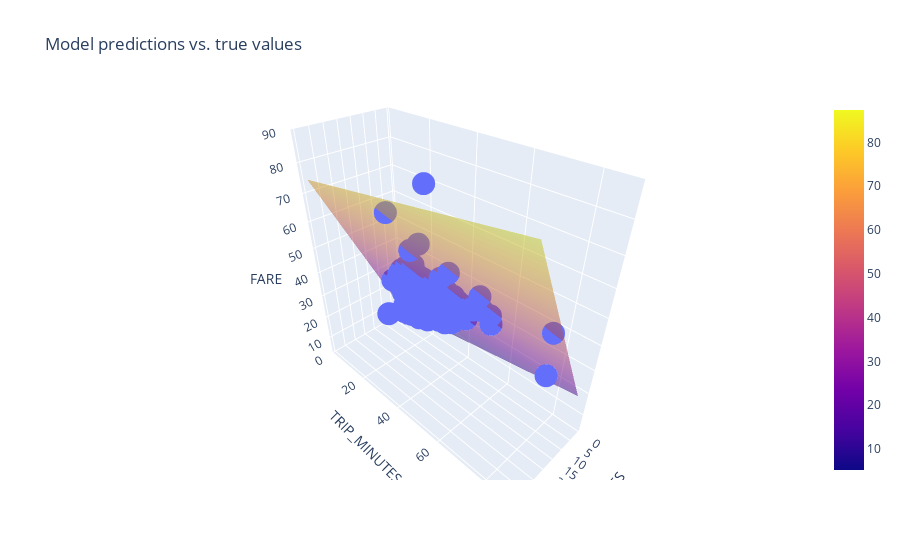

Notebook cell for this chart:
### Markdown cell above
## Train a model with two features

The model you trained with the feature ``TOTAL_MILES`` demonstrates fairly strong predictive power, but is it possible to do better? In this step, try training the model with two features, ``TRIP_MILES`` and ``TRIP_MINUTES``, to see if you can improve the model. You may recall that the original dataset does not include a feature ``TRIP_MINUTES``, but this feature can be easily derived from ``TRIP_SECONDS`` as shown in the code below.*

**Instructions**
1. Review the code in **Experiment 3** code cell.
1. Run the **Experiment 3** code cell.
1. Review the output from the training run and answer these questions:
  * Does the model with two features produce better results than one using a single feature?
  * Does it make a difference if you use ``TRIP_SECONDS`` instead of ``TRIP_MINUTES``?
  * How well do you think the model comes to the ground truth fare calculation for Chicago Taxi Trips?


Notice that the scatter plot of the features vs. the label is a three dimensional (3-D) plot. This representation allows you to visualize both features and the label all together. The two features (TRIP_MILES and TRIP_MINUTES) are on the x and y axis, and the label (FARE) is on the z axis. The plot shows individual examples in the dataset as circles, and the model as a surface (plane). With this 3-D model, if the trained model is good you would expect most of the examples to land on the plane surface. The 3-D plot is interactive so you can explore the data further by clicking or dragging the plot.

### Code cell
#@title Code - Experiment 3

# The following variables are the hyperparameters.
settings_3 = ml_edu.experiment.ExperimentSettings(
    learning_rate = 0.001,
    number_epochs = 20,
    batch_size = 50,
    input_features = ['TRIP_MILES', 'TRIP_MINUTES']
)

training_df['TRIP_MINUTES'] = training_df['TRIP_SECONDS']/60

metrics = [keras.metrics.RootMeanSquaredError(name='rmse')]

model_3 = create_model(settings_3, metrics)

experiment_3 = train_model('two_features', model_3, training_df, 'FARE', settings_3)

ml_edu.results.plot_experiment_metrics(experiment_3, ['rmse'])
ml_edu.results.plot_model_predictions(experiment_3, training_df, 'FARE')

### Figure 1 — Plotly figure (JSON) as saved in the notebook; plotly's stock layout.template omitted (floating-point values rounded to 4 significant figures; data arrays with more than 128 entries replaced by an {"elided": "..."} marker saying what was removed)
{"data": [{"hovertemplate": "TRIP_MILES=%{x}<br>TRIP_MINUTES=%{y}<br>FARE=%{z}<extra></extra>", "legendgroup": "", "marker": {"color": "#636efa", "symbol": "circle"}, "mode": "markers", "name": "", "scene": "scene", "showlegend": false, "type": "scatter3d", "x": {"elided": "200 float values"}, "y": {"elided": "200 float values"}, "z": {"elided": "200 float values"}}, {"name": "prediction", "opacity": 0.5, "type": "surface", "x": [0.51, 4.331, 8.152, 11.97, 15.79, 19.62, 23.44, 27.26, 31.08, 34.9], "y": [2.367, 11.82, 21.27, 30.72, 40.17, 49.62, 59.07, 68.52, 77.97, 87.42], "z": [[5.199, 12.96, 20.71, 28.47, 36.23, 43.99, 51.74, 59.5, 67.26, 75.02], [6.577, 14.33, 22.09, 29.85, 37.61, 45.36, 53.12, 60.88, 68.64, 76.4], [7.954, 15.71, 23.47, 31.23, 38.98, 46.74, 54.5, 62.26, 70.02, 77.77], [9.332, 17.09, 24.85, 32.61, 40.36, 48.12, 55.88, 63.64, 71.39, 79.15], [10.71, 18.47, 26.23, 33.98, 41.74, 49.5, 57.26, 65.01, 72.77, 80.53], [12.09, 19.85, 27.6, 35.36, 43.12, 50.88, 58.63, 66.39, 74.15, 81.91], [13.47, 21.22, 28.98, 36.74, 44.5, 52.25, 60.01, 67.77, 75.53, 83.28], [14.84, 22.6, 30.36, 38.12, 45.87, 53.63, 61.39, 69.15, 76.9, 84.66], [16.22, 23.98, 31.74, 39.49, 47.25, 55.01, 62.77, 70.52, 78.28, 86.04], [17.6, 25.36, 33.11, 40.87, 48.63, 56.39, 64.14, 71.9, 79.66, 87.42]]}], "layout": {"legend": {"tracegroupgap": 0}, "scene": {"domain": {"x": [0, 1], "y": [0, 1]}, "xaxis": {"title": {"text": "TRIP_MILES"}}, "yaxis": {"title": {"text": "TRIP_MINUTES"}}, "zaxis": {"title": {"text": "FARE"}}}, "title": {"text": "Model predictions vs. true values"}}}
